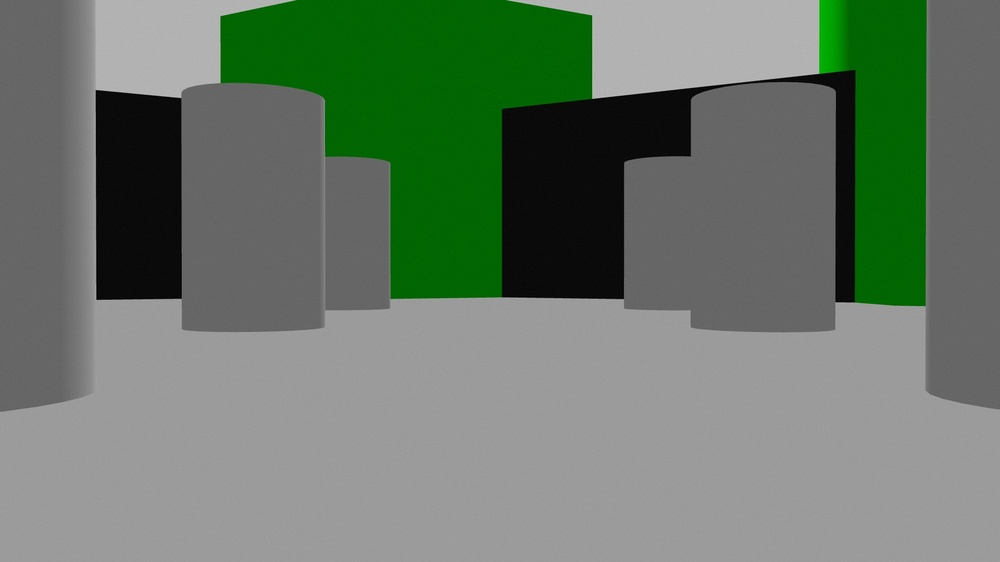
#> input picture ros2_lab3/images/drone_image.jpg, 1000 x 562 px, shrunk from 1920 x 1080 before the run
$ python task1.py
#> lines starting #> are read from the running program, lines starting #| are printed output that depends on the picture
import cv2
import numpy as np
import datetime

def process_image():
    # TODO: Load an image from file
    # Hint: Use cv2.imread()
    image_path = "images/drone_image.jpg"
    img = cv2.imread(image_path)
#> img is the input picture: shape (562, 1000, 3); mean B, G, R 105.5, 120.8, 105.4

    if img is None:
        print("Error: Could not load image")
        return

    print(f"Image shape: {img.shape}")
#| Image shape: (562, 1000, 3)
    print(f"Image dtype: {img.dtype}")
#| Image dtype: uint8

    # TODO: Draw a rectangle on the image
    cv2.rectangle(img, (10, 10), (50, 50), (0, 255, 0), 5)

    # TODO: Draw a circle on the image
    cv2.circle(img, (100, 100), 30, (255, 0, 0), 5)

    # TODO: Draw a filled polygon on the image
    cv2.fillPoly(img, [np.array([[200, 200], [250, 250], [200, 300]])], (0, 0, 255))

    # TODO: Add text to the image
    # Hint: cv2.putText(img, text, position, font, scale, color, thickness)
    cv2.putText(img, "Felix Coy & Peter Kruse & Michael Krone", (150, 150), cv2.FONT_HERSHEY_SIMPLEX, 1, (0, 0, 255), 2)
    now = datetime.datetime.now()
    cv2.putText(img, now.strftime("%Y-%m-%d %H:%M:%S"), (150, 200), cv2.FONT_HERSHEY_DUPLEX, 1, (122, 123, 0), 10)
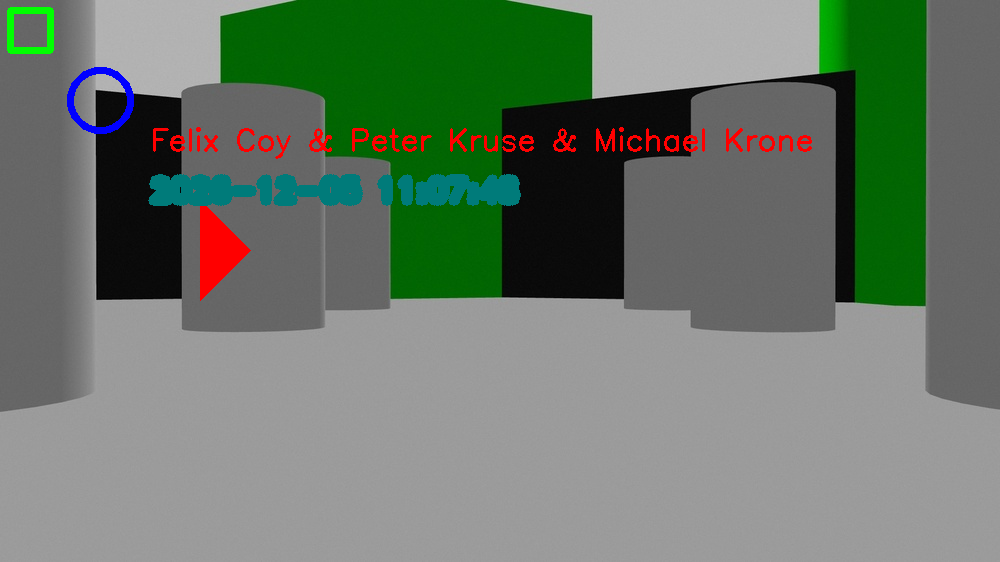
#> img: shape (562, 1000, 3); mean B, G, R 105.9, 120.4, 106.4

    # TODO: Display the image
    # Hint: cv2.imshow() and cv2.waitKey()
    cv2.imshow("Processed Image", img)
    cv2.waitKey(0)

    # TODO: Save the processed image
    # Hint: cv2.imwrite()
    output_path = "processed_images/task1_processed.png"
    cv2.imwrite(output_path, img)
    print(f"Processed image saved to {output_path}")

if __name__ == "__main__":
    process_image()
